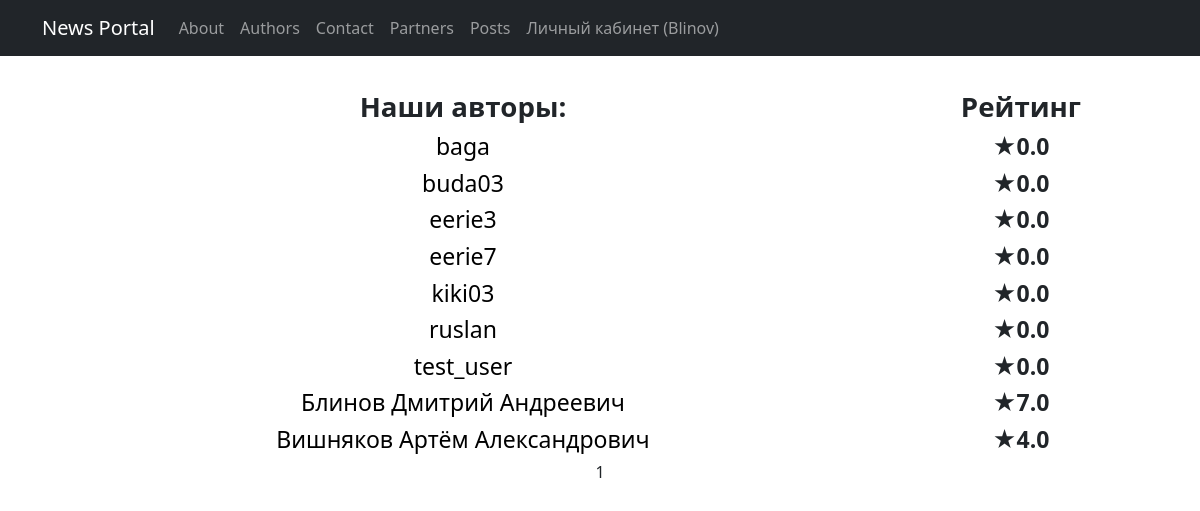
Before: /authors/ (signed in) with the older database file.
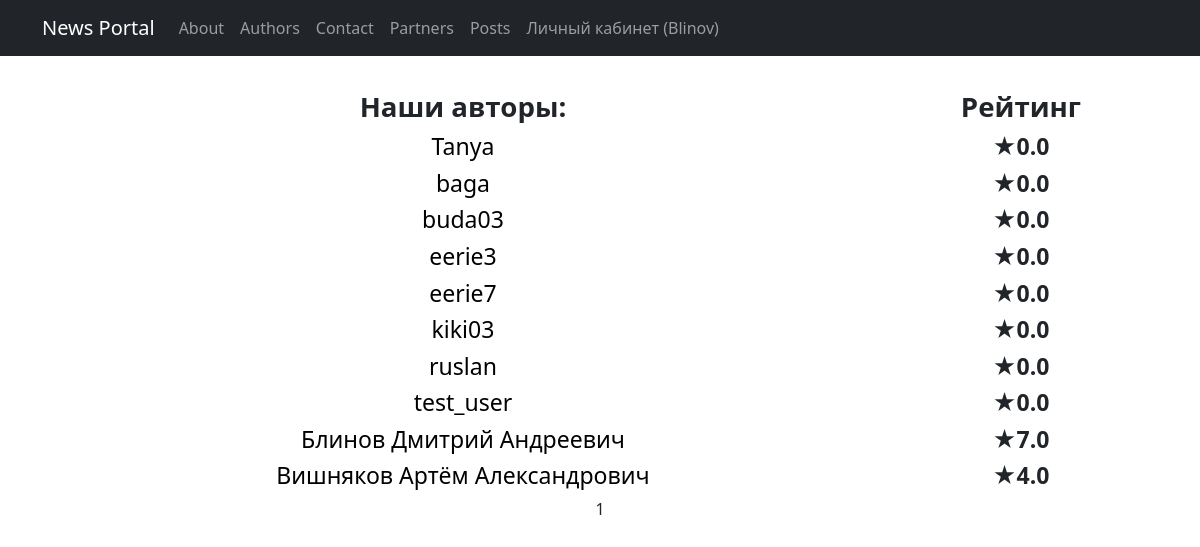
After: the same page with the newer database file.
### News_portal/models.py (models this page shows, shortened)
class Author(models.Model):
    id = models.AutoField(primary_key=True)
    author_name = models.CharField(max_length=255)
    user = models.OneToOneField(User, on_delete=models.CASCADE)
    rating = models.FloatField(default=0)

### News_portal/views.py (the view)
# urls.py: path('authors/', AuthorList.as_view(), name='authors'),
class AuthorList(LoginRequiredMixin, ListView):
    model = Author
    ordering = 'author_name'
    template_name = 'authors.html'
    context_object_name = 'authors'
    paginate_by = 15
    login_url = '/accounts/login/'

### templates/authors.html (shortened to what this page needs)
{% extends 'flatpages/default.html' %}
{% load static %}
{% load custom_filters %}
{% block content %}
<big>
    {% if authors %}
        <table width="100%">
            <tr>
                <br><th><big><big>Наши авторы:</big></big></th>
                <th><big><big>Рейтинг</big></big></th>
            </tr>
            {% for author in authors %}
            <tr>
                <td>
                    <a href="/authors/{{ author.id }}/" class="author-link">
                        <big>{{ author.author_name }}</big>
                    </a>
                </td>
                <td><big><strong>★{{ author.rating }}</strong></big></td>
            </tr>
            {% endfor %}
        </table>
    {% else %}
        <p><big><big>Авторы не найдены</big></big></p>
    {% endif %}
</big>
   {{ page_obj.number }}
{% endblock content %}

Changed rows visible on the page:
added Author: author_name "Tanya", rating "0.0"
